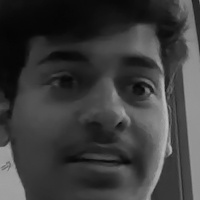
#> input picture data/user.1.10.jpg, 200 x 200 px
$ python dmain.py
#> lines starting #> are read from the running program, lines starting #| are printed output that depends on the picture; after the words box and inside, x2 and y2 are one past the last pixel; in counts of white or black regions, pixels touching at a corner belong together
import cv2
from datetime import datetime
import os
from PIL import Image
import numpy as np
import csv

# [33 lines left out: function generate_dataset, not called in this run]

def train_classifier(data_dir):
#> called with data_dir = 'data'
    path = [os.path.join(data_dir, f) for f in os.listdir(data_dir) if f.endswith(".jpg")]
    faces = []
    ids = []

    for image in path:
        img = Image.open(image).convert('L')
#> img is the input picture: PIL image 200x200 L; min 4, max 189, mean 60.4
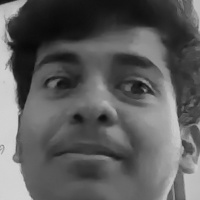
#> input picture data/user.1.107.jpg, 200 x 200 px, given in place of the camera
#> further down, img is the input picture: shape (200, 200, 3); min 8, max 215, mean 93.2
        imageNp = np.array(img, 'uint8')
        id = int(os.path.split(image)[1].split(".")[1])
        faces.append(imageNp)
        ids.append(id)

    ids = np.array(ids)

    clf = cv2.face.LBPHFaceRecognizer_create()
    clf.train(faces, ids)
    clf.write("classifier.xml")

train_classifier("data")

def draw_boundary(img, classifier, scaleFactor, minNeighbors, color, text, clf, detected_names):
#> called with scaleFactor = 1.1, minNeighbors = 10, color = (255, 255, 255), text = 'Face'
    gray_img = cv2.cvtColor(img, cv2.COLOR_BGR2GRAY)
    features = classifier.detectMultiScale(gray_img, scaleFactor, minNeighbors)
#> features = [[11, 11, 177, 177]]
    coords = []

    for (x, y, w, h) in features:
        cv2.rectangle(img, (x, y), (x + w, y + h), color, 2)
        id, pred = clf.predict(gray_img[y:y+h, x:x+w])
        confidence = int(100 * (1 - pred / 300))

        if confidence > 75:
            name = "UNKNOWN"
            if id == 1:
                name = "GURUTEJA "
            elif id == 2:
                name = "ADIT"
            elif id == 3:
                name = "LOKESH"

            if name != "UNKNOWN" and name not in detected_names:
                detected_names.add(name)
                now = datetime.now()
                current_time = now.strftime("%H:%M:%S")
                writer.writerow([len(detected_names), name, current_date, current_time])

            cv2.putText(img, name, (x, y - 5), cv2.FONT_HERSHEY_SIMPLEX, 0.8, color, 1, cv2.LINE_AA)
        else:
            cv2.putText(img, "UNKNOWN", (x, y - 5), cv2.FONT_HERSHEY_SIMPLEX, 0.8, (0, 0, 255), 1, cv2.LINE_AA)
        coords = [x, y, w, h]
#> this loop made 1 pass
#> (x, y, w, h, id, pred, confidence, name) on pass 1: (11, 11, 177, 177, 1, 38.27, 87, 'GURUTEJA ')
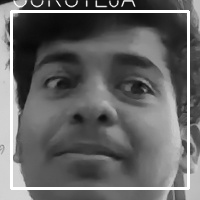
#> img: shape (200, 200, 3); 6.28% of pixels changed, all inside (x1, y1, x2, y2) = (10, 0, 190, 190)
#> after the loop, detected_names = 1 item
    return coords

def recognize(img, clf, faceCascade, detected_names):
    coords = draw_boundary(img, faceCascade, 1.1, 10, (255, 255, 255), "Face", clf, detected_names)
#> coords = [11, 11, 177, 177]
    return img

faceCascade = cv2.CascadeClassifier("haarcascade_frontalface_default.xml")
clf = cv2.face.LBPHFaceRecognizer_create()
clf.read("classifier.xml")

now = datetime.now()
current_date = now.strftime("%Y-%m-%d")

with open(current_date + '.csv', 'w', newline='') as f:
    writer = csv.writer(f)
    writer.writerow(["S.NO", "Name", "Date", "Time"])

    video_capture = cv2.VideoCapture(0)
    detected_names = set()

    while True:
        ret, img = video_capture.read()
        img = recognize(img, clf, faceCascade, detected_names)
        cv2.imshow("Face Detection", img)

        if cv2.waitKey(1) == 13:
#> (key Esc is pressed here)
            break

    video_capture.release()
    cv2.destroyAllWindows()
